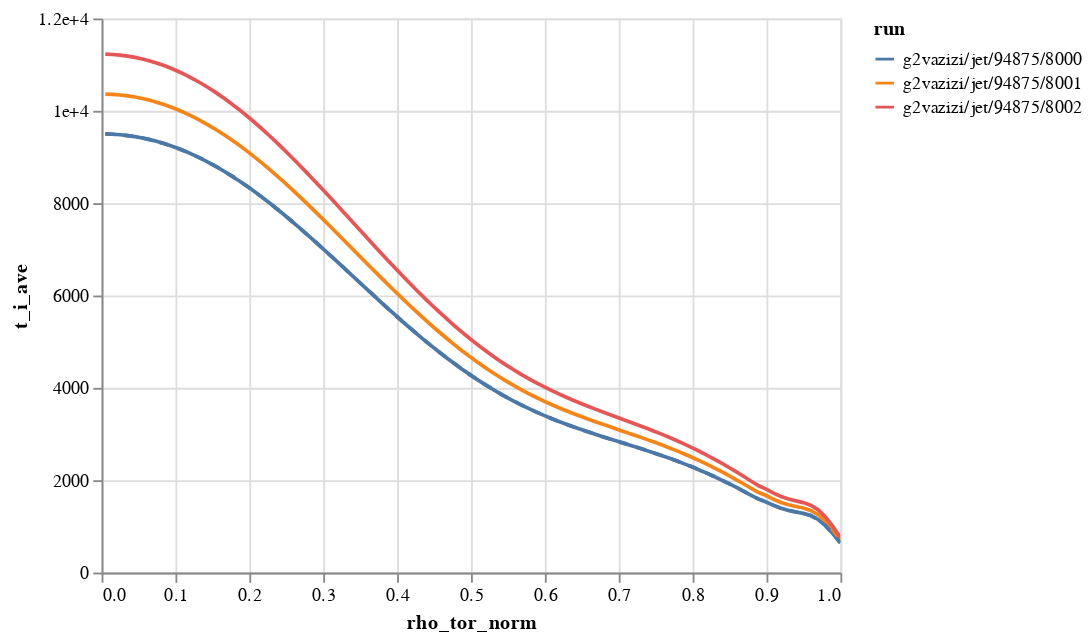

Here is the notebook cell this chart was saved with:
### Markdown cell above
*Duqtools* has some built-in plots as well, using [altair](https://altair-viz.github.io/), that are designed with larger data sets and interactivity in mind.

### Code cell
from duqtools.api import alt_line_chart

chart = alt_line_chart(
    dataset.isel(time=[0,1,2,3]), 
    x='rho_tor_norm', 
    y='t_i_ave'
)
chart

### Figure 1 — Vega-Lite specification as saved in the notebook (floating-point values rounded to 4 significant figures; data arrays with more than 128 entries replaced by an {"elided": "..."} marker saying what was removed)
{"config": {"view": {"continuousWidth": 400, "continuousHeight": 300}}, "layer": [{"mark": "line", "encoding": {"color": {"field": "run", "type": "nominal"}, "tooltip": {"field": "run", "type": "nominal"}, "x": {"field": "rho_tor_norm", "type": "quantitative"}, "y": {"axis": {"format": ".4~g"}, "field": "t_i_ave", "scale": {"domain": [0, 11230.0]}, "type": "quantitative"}}, "selection": {"time": {"type": "single", "fields": ["slider"], "bind": {"input": "range", "max": 3.0, "min": 0, "name": "Time index", "step": 1}, "init": {"slider": 0}}, "selector001": {"type": "interval", "bind": "scales", "encodings": ["x", "y"]}}, "transform": [{"filter": {"selection": "time"}}]}, {"mark": {"type": "line", "strokeDash": [5, 5]}, "encoding": {"color": {"field": "run", "type": "nominal"}, "tooltip": {"field": "run", "type": "nominal"}, "x": {"field": "rho_tor_norm", "type": "quantitative"}, "y": {"field": "t_i_ave", "type": "quantitative"}}, "selection": {"reference": {"type": "single", "fields": ["slider"], "bind": {"input": "range", "max": 3.0, "min": 0, "name": "Reference time index", "step": 1}, "init": {"slider": 0}}, "selector002": {"type": "interval", "bind": "scales", "encodings": ["x", "y"]}}, "transform": [{"filter": {"selection": "reference"}}, {"filter": "(datum.run === 'g2vazizi/jet/94875/8000')"}]}], "data": {"name": "data-005397fc1dc78e1dab153b5dc7f06d45"}, "$schema": "https://vega.github.io/schema/vega-lite/v4.17.0.json", "datasets": {"data-005397fc1dc78e1dab153b5dc7f06d45": {"elided": "1200 records"}}}
